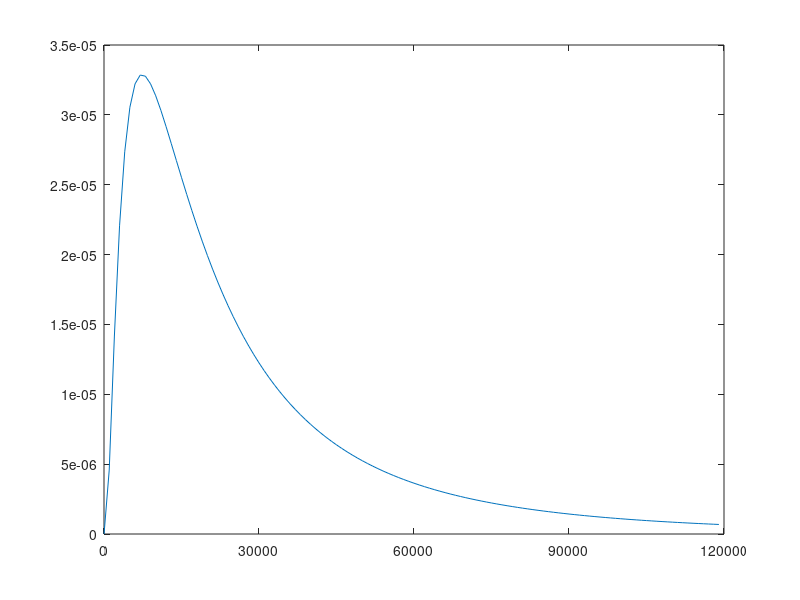

Recreate this plot in MATLAB.
mu = log(20000);
sd = 1.0;
x = 10:1000:120000;
y = lognpdf(x, mu, sd);

plot(x,y);
set(gca, 'xtick', [0 30000 60000 90000 120000]);
set(gca, 'xticklabel', {'0', '30000', '60000', '90000', '120000'});